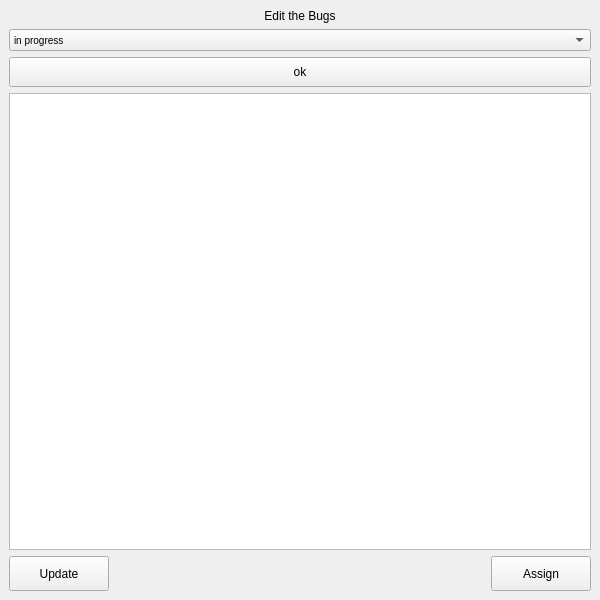
<?xml version="1.0" encoding="UTF-8"?>
<ui version="4.0">
  <class>ActivityWindow</class>
  <widget class="QMainWindow" name="activity">
    <property name="geometry">
      <rect>
        <x>100</x>
        <y>100</y>
        <width>600</width>
        <height>600</height>
      </rect>
    </property>

  <property name="minimumSize">
   <size>
    <width>600</width>
    <height>600</height>
   </size>
  </property>
  <property name="maximumSize">
   <size>
    <width>600</width>
    <height>600</height>
   </size>
  </property>

    <property name="windowTitle">
      <string>Senior Developer</string>
    </property>
    <widget class="QWidget" name="centralwidget">
      <layout class="QVBoxLayout" name="verticalLayout">
        <item>
          <widget class="QLabel" name="label">
            <property name="text">
              <string>Edit the Bugs</string>
            </property>
            <property name="alignment">
              <set>Qt::AlignCenter</set>
            </property>
          </widget>
        </item>

        <item>
          <widget class="QComboBox" name="comboBox_itemStatus">
            <property name="styleSheet">
              <string notr="true">QComboBox { font-size: 10px; }</string>
            </property>
            <item><property name="text"><string>in progress</string></property></item>
            <item><property name="text"><string>completed</string></property></item>
            <item><property name="text"><string>committed</string></property></item>
          </widget> 
        </item>

        <item>
          <widget class="QPushButton" name="pushButton_2">
            <property name="minimumSize">
              <size>
                <width>80</width>
                <height>30</height>
              </size>
            </property>
            <property name="text">
              <string>ok</string>
            </property>
          </widget>
        </item>

        <item>
          <widget class="QTableView" name="tableView"/>
        </item>
        <item>
          <layout class="QHBoxLayout" name="buttonRowLayout">
            <item>
              <widget class="QPushButton" name="pushButton_edit">
                <property name="minimumSize">
                  <size>
                    <width>100</width>
                    <height>35</height>
                  </size>
                </property>
                <property name="text">
                  <string>Update</string>
                </property>
              </widget>
            </item>

            <item>
              <spacer name="horizontalSpacer">
                <property name="orientation">
                  <enum>Qt::Horizontal</enum>
                </property>
                <property name="sizeType">
                  <enum>QSizePolicy::Expanding</enum>
                </property>
                <property name="sizeHint" stdset="0">
                  <size>
                    <width>40</width>
                    <height>20</height>
                  </size>
                </property>
              </spacer>
            </item>

            <item>
              <spacer name="horizontalSpacer_2">
                <property name="orientation">
                  <enum>Qt::Horizontal</enum>
                </property>
                <property name="sizeType">
                  <enum>QSizePolicy::Expanding</enum>
                </property>
                <property name="sizeHint" stdset="0">
                  <size>
                    <width>40</width>
                    <height>20</height>
                  </size>
                </property>
              </spacer>
            </item>

            <item>
              <widget class="QPushButton" name="assign_developers">
                <property name="minimumSize">
                  <size>
                    <width>100</width>
                    <height>35</height>
                  </size>
                </property>
                <property name="text">
                  <string>Assign</string>
                </property>
              </widget>
            </item>
          </layout>
        </item>
      </layout>
    </widget>
  </widget>
  <resources/>
  <connections/>
</ui>
